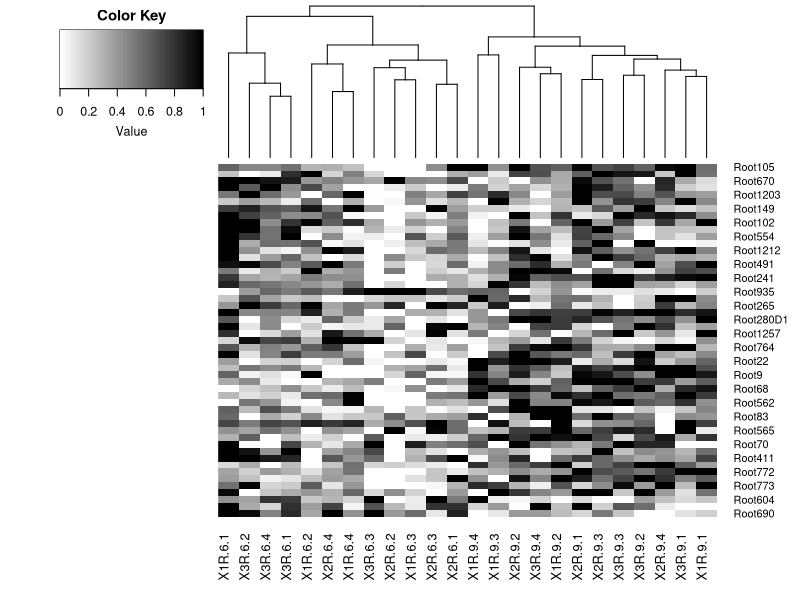
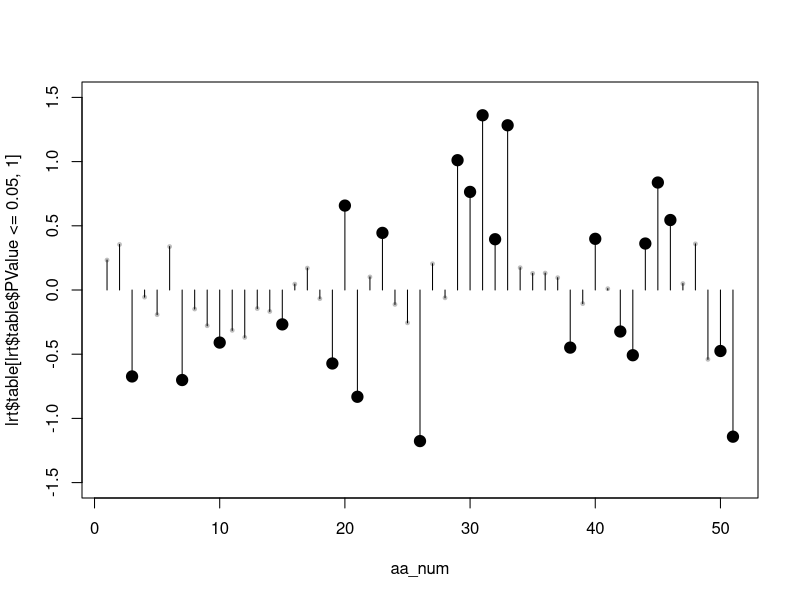

Generate these figures, in order, with R:
#### need two libraries

library("gplots")
library("edgeR")

# read otu-table 
tab=read.table("otu_table_bacteria.txt",header=T)


###### get RA ### for each sample, RA of each strain within each sample
tab_ra=sweep(tab,2,colSums(tab),"/")


##### get column number of ROOT samples
col_ro_con=grep("(1|2|3)R.6.(1|2|3|4)",colnames(tab_ra))
col_ro_shade=grep("(1|2|3)R.9.(1|2|3|4)",colnames(tab_ra))



##### order from smallest to biggest of each strains RA among all root samples
ra_ord=rev(order(rowSums(tab_ra[,c(col_ro_con,col_ro_shade)])))

##### select the biggest 80th
best_xx=rownames(tab_ra[ra_ord[1:80],])


###### from fig2 0.001 above usinf ALL samples !!!

ra_mean=rowMeans(tab_ra[,])

use_rows_ra=names(which(ra_mean>=0.001))

tab_ra=tab_ra[use_rows_ra,]



###### normalization for Root Samples, Matrix samples would be M instead of R

## grab the column number of the samples
col_use_a1=grep("1R.9.(1|2|3|4)",colnames(tab_ra));
col_use_a2=grep("1R.6.(1|2|3|4)",colnames(tab_ra));

col_use_b1=grep("2R.9.(1|2|3|4)",colnames(tab_ra));
col_use_b2=grep("2R.6.(1|2|3|4)",colnames(tab_ra));

col_use_c1=grep("3R.9.(1|2|3|4)",colnames(tab_ra));
col_use_c2=grep("3R.6.(1|2|3|4)",colnames(tab_ra));


###### normalization for each strain within the same independent biological replicate
for(i in 1:nrow(tab_ra)){
	
	x=tab_ra[i,c(col_use_a1,col_use_a2)]
	norm_xa = (x-min(x))/(max(x)-min(x))
	
	x=tab_ra[i,c(col_use_b1,col_use_b2)]
	norm_xb = (x-min(x))/(max(x)-min(x))
	
	x=tab_ra[i,c(col_use_c1,col_use_c2)]
	norm_xc = (x-min(x))/(max(x)-min(x))
	
	all_norm=cbind(norm_xa,norm_xb,norm_xc)
	
	if(i==1){ fin_norm=all_norm }
	else{ fin_norm=rbind(fin_norm,all_norm) }	
	
}

use_row=!is.na(rowSums(fin_norm))
fin_norm=fin_norm[use_row,]

fin_norm_orig=fin_norm


col_ord=order(colnames(fin_norm))

tree_ord=read.table("tree_order_bacteria.txt",header=F)
zz=c(as.matrix(tree_ord))
xx=intersect(zz,rownames(fin_norm))
my_palette <- colorRampPalette(c("white","black"))(n = 100)
heatmap.2(as.matrix(fin_norm[xx,]),trace="none", tracecol=F,Rowv=F,col=my_palette,density.info = "none")



###### for GLM #####

col_ro_con=grep("(1|2|3)R.6.(1|2|3|4)",colnames(tab_ra))
col_ro_shade=grep("(1|2|3)R.9.(1|2|3|4)",colnames(tab_ra))

# change for matrix/root, less samples in Matrix !
gen_list=c(rep(1,12),rep(2,12))

tab_test=tab[xx,c(col_ro_con,col_ro_shade)]

new_obj=DGEList(counts=tab_test,lib.size=colSums(tab_test),group=gen_list,remove.zeros=T)	 
new_obj <- calcNormFactors(new_obj)

exp_num=factor(substring(colnames(tab_test),2,3))
cond_num=factor(substring(colnames(tab_test),5,5))

# order is important !
design=model.matrix(~exp_num+cond_num)

rownames(design)=colnames(tab_test)

new_obj_disp=estimateGLMCommonDisp(new_obj,design)
new_obj_disp=estimateGLMTrendedDisp(new_obj_disp,design)
new_obj_disp=estimateGLMTagwiseDisp(new_obj_disp,design)

# likelihood ratio test 
fit=glmFit(new_obj_disp,design)
lrt=glmLRT(fit)




dev.new()

# make dot plot
# first sig ones
aa=rownames(lrt$table[lrt$table$PValue<=0.05,])
aa_num=match(aa,rownames(lrt$table))
plot(aa_num,lrt$table[lrt$table$PValue<=0.05,1],xlim=c(1,51),pch=19,cex=1.5,ylim=c(-1.5,1.5))

bb=rownames(lrt$table[lrt$table$PValue>0.05,])
bb_num=match(bb,rownames(lrt$table))
points(bb_num,lrt$table[lrt$table$PValue>0.05,1],pch=19,cex=0.5,col="grey")

segments(1:51,rep(0,51),1:51,lrt$table$logFC)
